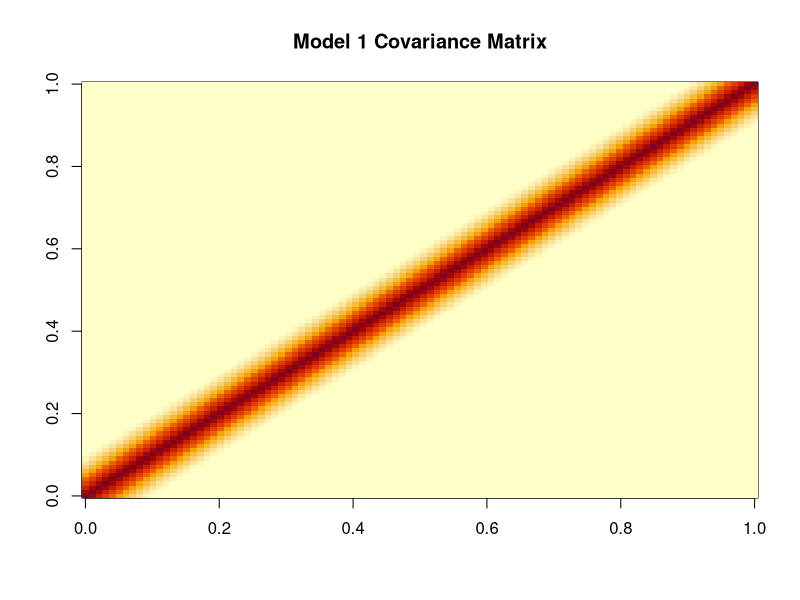
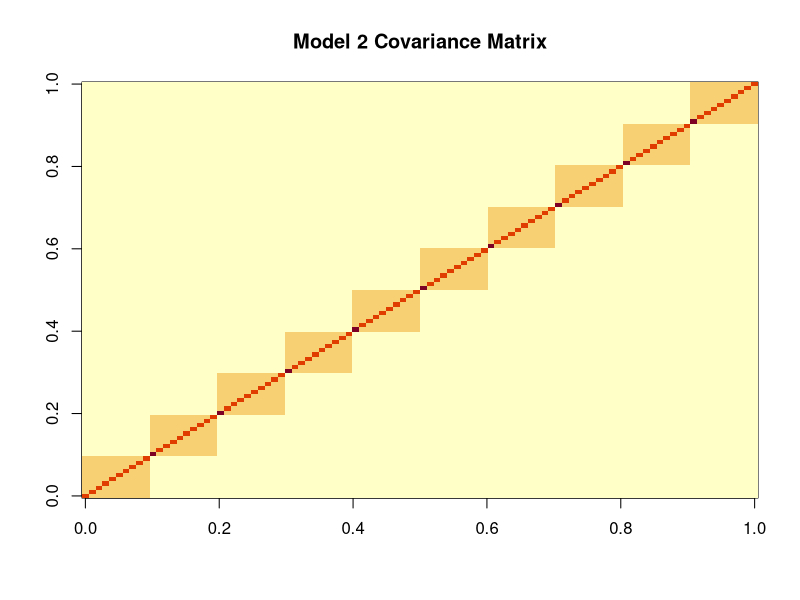
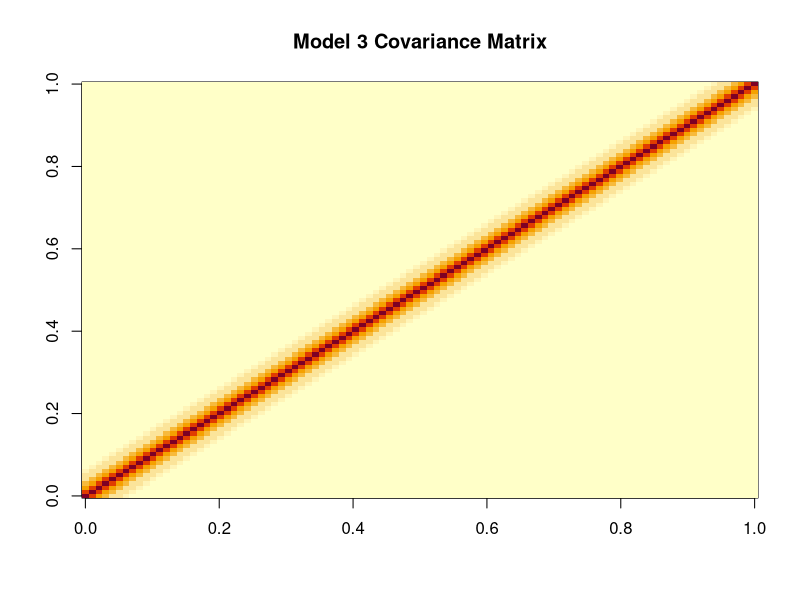
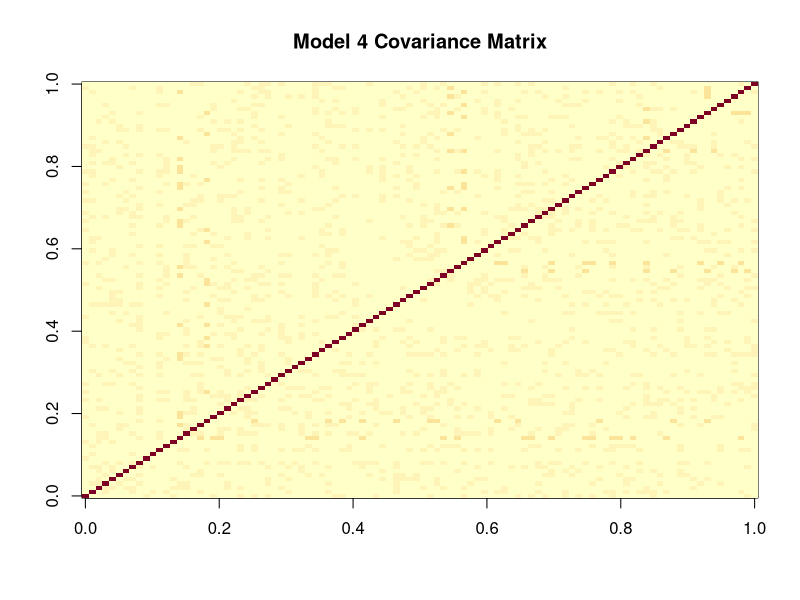

These charts were generated, in order, by the following R code:
library(Matrix)

# Model 1: sigma_ij = (1 - |i - j|/10)+
cov.mtx.m1 <- function(p) {
  Sigma <- matrix(0, nrow = p, ncol = p)
  for (i in 1:p) {
    for (j in 1:p) {
      Sigma[i, j] <- max(0, 1 - abs(i - j) / 10)
    }
  }
  return(Sigma)
}
# Model 2: Block matrix
cov.mtx.m2 <- function(p) {
  K <- p / 10  
  if (K != floor(K)) {
    stop("p must be splitted with 10")
  }
  subset_size <- 10
  I_k_max <- seq(10, p, by = 10)  
  
  Sigma <- matrix(0, nrow = p, ncol = p)
  
  for (i in 1:p) {
    for (j in 1:p) {
      indicator1 <- sum(sapply(I_k_max, function(max_idx) {
        (i <= max_idx && j <= max_idx) && ((i > max_idx - subset_size) && (j > max_idx - subset_size))
      }))
      indicator2 <- sum(sapply(I_k_max[-length(I_k_max)], function(max_idx) {
        (i == max_idx + 1 && j == max_idx + 1)
      }))
      
      Sigma[i, j] <- 0.6 * (i == j) + 0.4 * indicator1 + 0.4 * indicator2
    }
  }
  
  return(Sigma)
}
# Model 3: AR(1)
cov.mtx.m3 <- function(p, rho = 0.7) {
  mat <- matrix(0, nrow = p, ncol = p)
  for (i in 1:p) {
    for (j in 1:p) {
      mat[i, j] <- rho^abs(i - j)
    }
  }
  return(mat)
}
# Model 4: Sparse model
cov.mtx.m4 <- function(p, q = 0.2) {
  B <- matrix(0, p, p)
  for (i in 1:(p - 1)) {
    rho <- runif(1, 0.3, 0.8)
    z   <- rbinom(p - i, 1, q)          # Bern(q)
    B[i, (i + 1):p] <- rho * z          # upper
  }
  B <- B + t(B)                            # symmetrize
  mat <- diag(1, p) + B                  # I + B
  
  ## epsilon = max(-lambda_min(I+B), 0) + 0.01
  lam_min <- min(eigen(mat, symmetric = TRUE, only.values = TRUE)$values)
  eps <- max(-lam_min, 0) + 0.01
  mat <- mat + eps * diag(p)
  
  
  
  return(mat)
}

#visualization------------------------------------------------------------------
p <- 100
Sigma1 <- cov.mtx.m1(p)
Sigma2 <- cov.mtx.m2(p)
Sigma3 <- cov.mtx.m3(p)
Sigma4 <- cov.mtx.m4(p)

image(Sigma1, main = "Model 1 Covariance Matrix")
image(Sigma2, main = "Model 2 Covariance Matrix")
image(Sigma3, main = "Model 3 Covariance Matrix")
image(Sigma4, main = "Model 4 Covariance Matrix")
